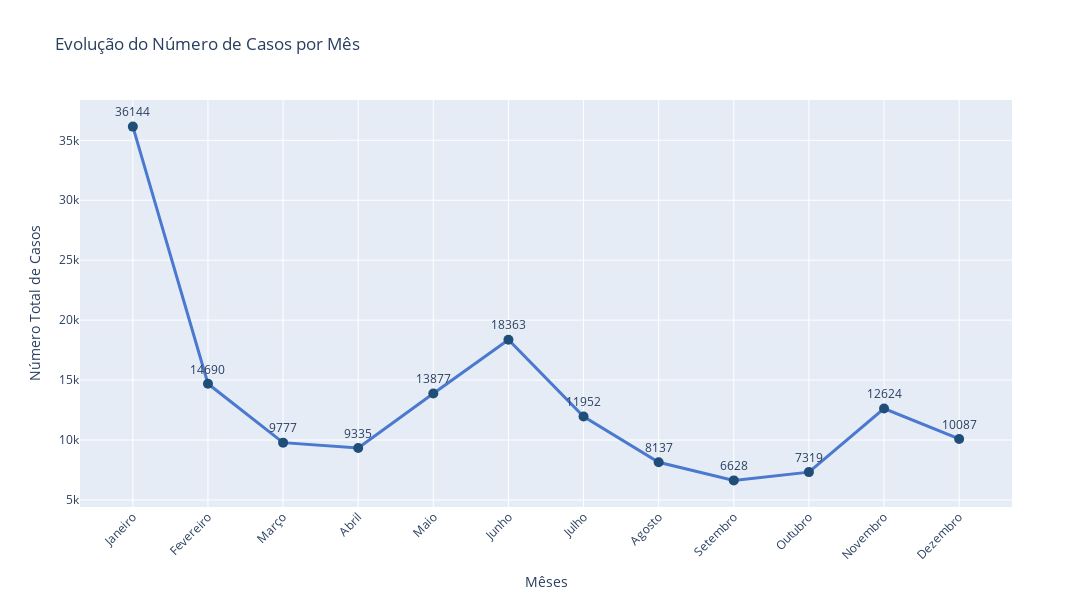

The notebook cell this image was saved under:
### Code cell
# Gráfico de linha com Plotly
fig = px.line(df, 
              x='month', 
              y='sum',
              title='Evolução do Número de Casos por Mês',
              labels={'sum': 'Número Total de Casos', 'month': 'Mêses'},
              markers=True,
              text='sum')  # Adiciona marcadores em cada ponto

# Personalização do layout
fig.update_layout(
    width=1200,
    height=600,
    xaxis_tickangle=-45,
    hovermode="x unified"  # Mostra informações ao passar o mouse
)

# Personalizar a linha e marcadores
fig.update_traces(
    line=dict(width=3, color='#4B79CF'),
    marker=dict(size=10, color='#1F4E79'),
    text=df['sum'],  # Valores que aparecem nos marcadores
    textposition="top center"
)

# Adicionar os valores em cima de cada ponto
fig.update_traces(
    texttemplate='%{text:.0f}',
    textfont_size=12,
    showlegend=False
)

fig.show()

### Figure 1 — Plotly figure (JSON) as saved in the notebook; plotly's stock layout.template omitted (floating-point values rounded to 4 significant figures)
{"data": [{"hovertemplate": "Mêses=%{x}<br>Número Total de Casos=%{text}<extra></extra>", "legendgroup": "", "line": {"color": "#4B79CF", "dash": "solid", "width": 3}, "marker": {"color": "#1F4E79", "size": 10, "symbol": "circle"}, "mode": "lines+markers+text", "name": "", "orientation": "v", "showlegend": false, "text": [36140.0, 14690.0, 9777.0, 9335.0, 13880.0, 18360.0, 11950.0, 8137.0, 6628.0, 7319.0, 12620.0, 10090.0], "textfont": {"size": 12}, "textposition": "top center", "texttemplate": "%{text:.0f}", "type": "scatter", "x": ["Janeiro", "Fevereiro", "Março", "Abril", "Maio", "Junho", "Julho", "Agosto", "Setembro", "Outubro", "Novembro", "Dezembro"], "xaxis": "x", "y": [36144, 14690, 9777, 9335, 13877, 18363, 11952, 8137, 6628, 7319, 12624, 10087], "yaxis": "y"}], "layout": {"height": 600, "hovermode": "x unified", "legend": {"tracegroupgap": 0}, "title": {"text": "Evolução do Número de Casos por Mês"}, "width": 1200, "xaxis": {"anchor": "y", "domain": [0, 1], "tickangle": -45, "title": {"text": "Mêses"}}, "yaxis": {"anchor": "x", "domain": [0, 1], "title": {"text": "Número Total de Casos"}}}}
